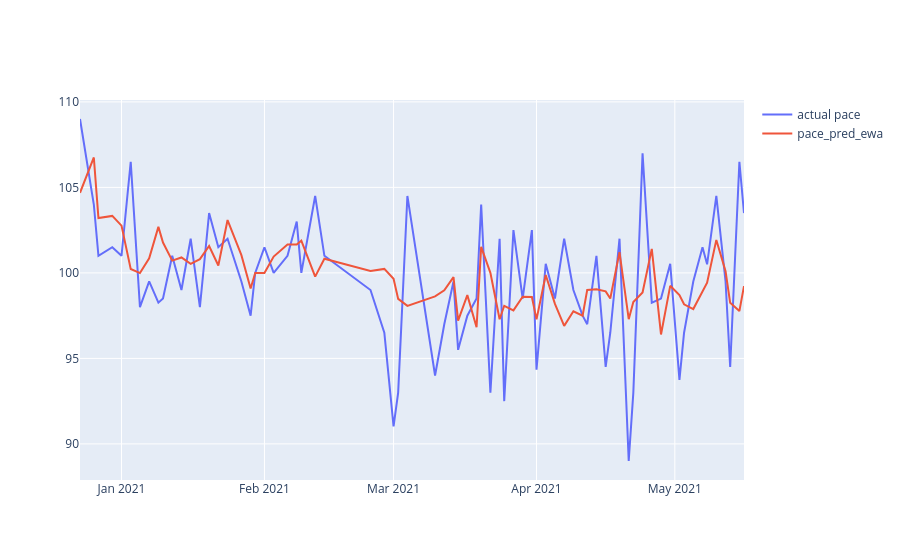

Notebook source saved alongside this figure:
### Code cell
plot_season_team_pace(df=df_2010_2020, team='SAS', year=2020, span=11, window=9, method='mean', show_sma_plot=False)
